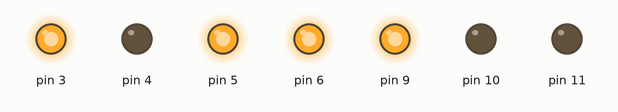
Recording of a sketch running on a simulated Arduino Uno, built with avr-gcc and run on an emulated ATmega328P. Parts: output pins drawn as LEDs (lit = HIGH).

Above: at 0.1 s.
Timing chart, 0 to 1.6 s (numbered marks = the images above):
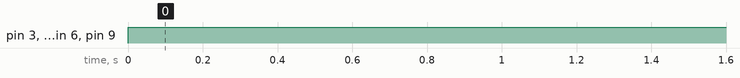

Measured:
- by itself, pin 3, pin 5, pin 6, pin 9: LOW → HIGH at 0.00 s

The sketch:

seven_segment_display_C.ino
```cpp
void setup() {
  pinMode(9, OUTPUT);   // a
  pinMode(10, OUTPUT);  // b
  pinMode(11, OUTPUT);  // c
  pinMode(5, OUTPUT);   // d
  pinMode(3, OUTPUT);   // e
  pinMode(6, OUTPUT);   // f
  pinMode(4, OUTPUT);   // g
}

void loop() {
  digitalWrite(9, HIGH);   // a ON
  digitalWrite(10, LOW);   // b OFF
  digitalWrite(11, LOW);   // c OFF
  digitalWrite(5, HIGH);   // d ON
  digitalWrite(3, HIGH);   // e ON
  digitalWrite(6, HIGH);   // f ON
  digitalWrite(4, LOW);    // g OFF
}
```
